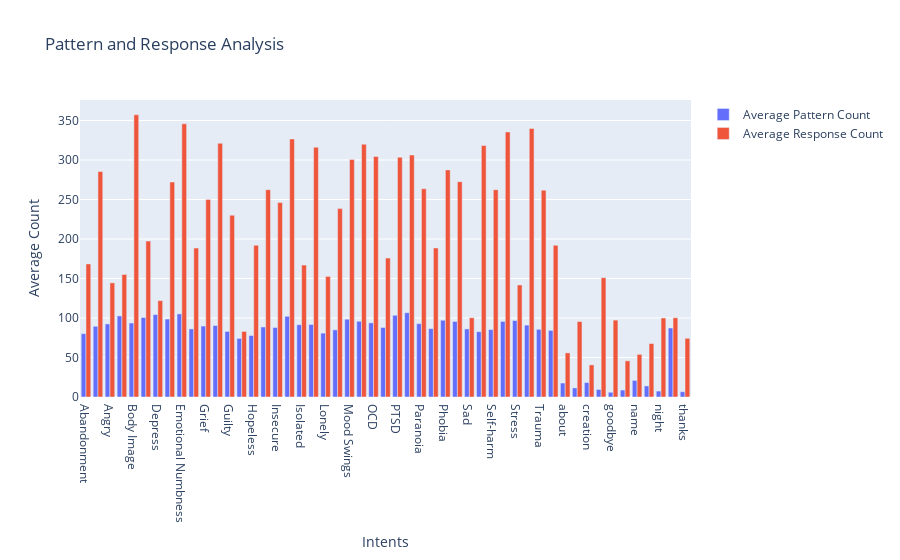

Notebook code cell kept with this figure:
### Code cell
df['pattern_count'] = df['patterns'].apply(lambda x: len(x))
df['response_count'] = df['responses'].apply(lambda x: len(x))
avg_pattern_count = df.groupby('tag')['pattern_count'].mean()
avg_response_count = df.groupby('tag')['response_count'].mean()

fig = go.Figure()
fig.add_trace(go.Bar(x=avg_pattern_count.index, y=avg_pattern_count.values, name='Average Pattern Count'))
fig.add_trace(go.Bar(x=avg_response_count.index, y=avg_response_count.values, name='Average Response Count'))
fig.update_layout(title='Pattern and Response Analysis', xaxis_title='Intents', yaxis_title='Average Count')
fig.show()

### Figure 1 — Plotly figure (JSON) as saved in the notebook; plotly's stock layout.template omitted (floating-point values rounded to 4 significant figures)
{"data": [{"name": "Average Pattern Count", "type": "bar", "x": ["Abandonment", "Addiction", "Angry", "Anxiety", "Body Image", "Confused", "Depress", "Eating Disorder", "Emotional Numbness", "Exhausted", "Grief", "Guilt", "Guilty", "Happy", "Hopeless", "Hypomania", "Insecure", "Insomnia", "Isolated", "Loneliness", "Lonely", "Mania", "Mood Swings", "Nightmares", "OCD", "Overwhelmed", "PTSD ", "Panic Attack", "Paranoia", "Perfectionism", "Phobia", "Psychosis", "Sad", "Self-Esteem", "Self-harm", "Shame", "Stress", "Suicidal Thoughts", "Trauma", "Worthless", "about", "afternoon", "creation", "evening", "goodbye", "greeting", "name", "neutral-response", "night", "no-response", "thanks"], "y": [80.17, 89.5, 92.5, 102.7, 93.67, 100.7, 104.3, 98.67, 105.2, 86.17, 89.83, 90.5, 83, 74.17, 77.83, 88.67, 88, 102.2, 91.5, 91.83, 80.83, 85, 98.5, 95.83, 93.83, 88, 103.5, 106.7, 92.83, 86.5, 97.17, 95.6, 86.17, 82.67, 85.33, 95.67, 96.83, 91, 85.67, 84.33, 17.67, 11.5, 18.33, 9.5, 6, 8.8, 21, 14, 7.5, 87.33, 6.667]}, {"name": "Average Response Count", "type": "bar", "x": ["Abandonment", "Addiction", "Angry", "Anxiety", "Body Image", "Confused", "Depress", "Eating Disorder", "Emotional Numbness", "Exhausted", "Grief", "Guilt", "Guilty", "Happy", "Hopeless", "Hypomania", "Insecure", "Insomnia", "Isolated", "Loneliness", "Lonely", "Mania", "Mood Swings", "Nightmares", "OCD", "Overwhelmed", "PTSD ", "Panic Attack", "Paranoia", "Perfectionism", "Phobia", "Psychosis", "Sad", "Self-Esteem", "Self-harm", "Shame", "Stress", "Suicidal Thoughts", "Trauma", "Worthless", "about", "afternoon", "creation", "evening", "goodbye", "greeting", "name", "neutral-response", "night", "no-response", "thanks"], "y": [168.5, 285.5, 144.5, 155.2, 357.2, 197.3, 122, 272.2, 345.8, 188.5, 250.2, 321.2, 230.2, 83, 192, 262.5, 246.2, 326.7, 167, 316.2, 152.7, 238.5, 300.7, 320, 304.5, 175.8, 303.5, 306.3, 263.7, 188.7, 287.5, 272.6, 100.3, 318.3, 262.5, 335.5, 141.8, 340, 261.8, 192, 55.83, 95.5, 40.67, 151, 97.33, 45.8, 54, 67.67, 100, 100.3, 74.33]}], "layout": {"autosize": true, "title": {"text": "Pattern and Response Analysis"}, "xaxis": {"autorange": true, "range": [-0.5, 50.5], "title": {"text": "Intents"}, "type": "category"}, "yaxis": {"autorange": true, "range": [0, 376.0], "title": {"text": "Average Count"}, "type": "linear"}}}
